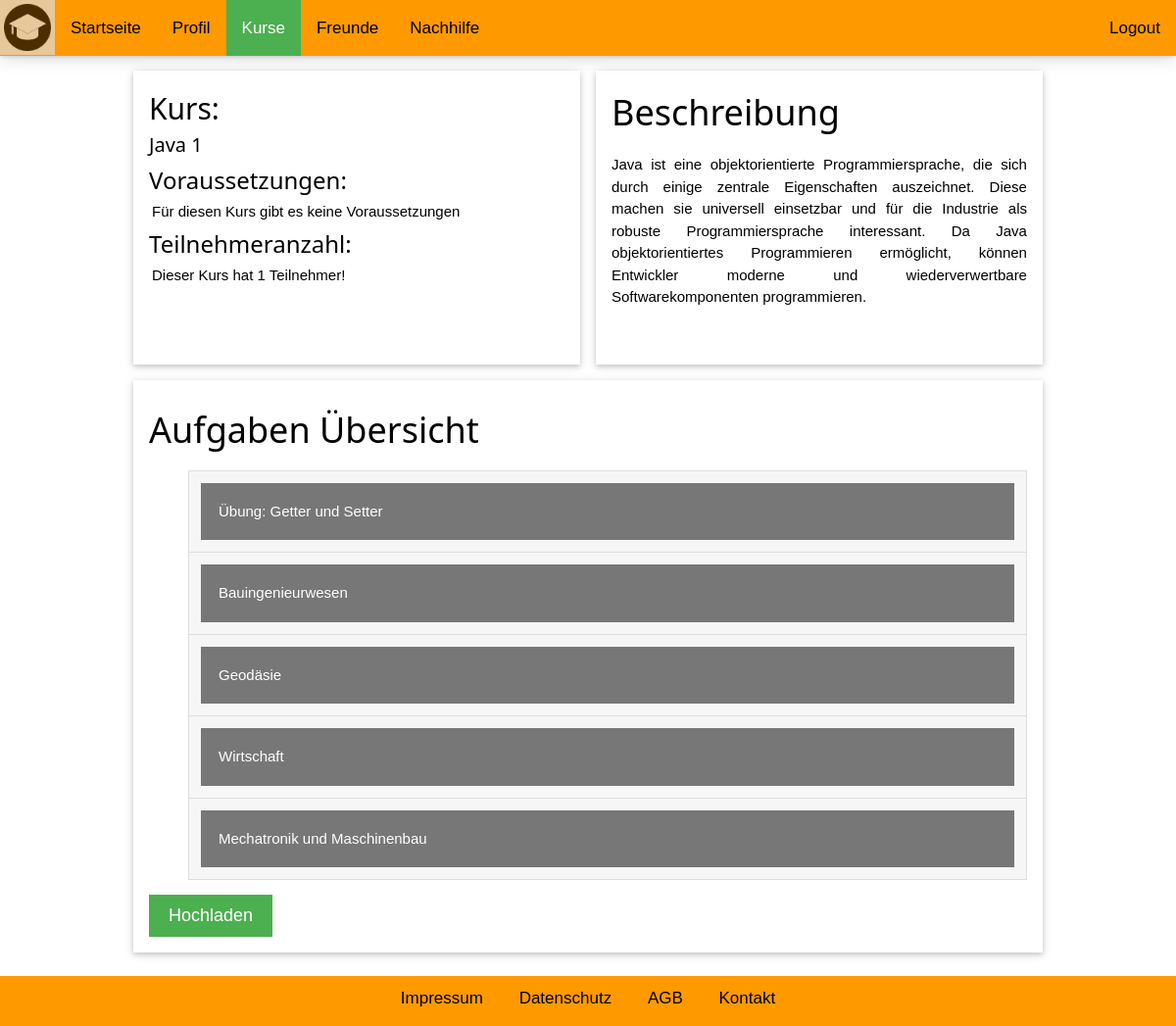
The app's page /Kursbeigetreten.php?kid=1 (signed in) with its own data.
### tables this page shows
CREATE TABLE `kurs` (
  `kursID` int(11) NOT NULL,
  `name` varchar(255) NOT NULL,
  `beschreibung` varchar(1024) NOT NULL,
  `voraussetzung` varchar(255) NOT NULL
);

### Kursbeigetreten.php (the view, shortened to what this page needs)
<!DOCTYPE html>
<html>
<head>
    <link rel="stylesheet" href="styler.css">
</head>
<body>
    <div class="topnav" id="myTopnav">
        <a href="Startseite.php" id="logo"><img src="symbole/logo.png" alt="John" style="width:48px"></a>
        <div class="topbartexte" id="topbartexte">
            <a href="Startseite.php">Startseite</a>
            <a href="Profil.php">Profil</a>
            <a class="active" href="KurseUebersicht.php">Kurse</a>
            <a href="FreundeUebersicht.php">Freunde</a>
            <a href="Nachhilfe.php">Nachhilfe</a>
            <div class="container" id="logoutbtn">
                <form method="POST">
                    <a href="logoutSeite.php">Logout</a>
                </form>
            </div>
        </div>
    </div>
    <p class="headerabstand"></p>
    <div class="footerContent">
        <a href="impressum.php">Impressum</a>
        <a href="datenschutz.php">Datenschutz</a>
        <a href="datenschutz.php">AGB</a>
        <a href="impressum.php">Kontakt</a>
    </div>
    <div id="KursBeigetreten">
        <?php
        $link = mysqli_connect("localhost", "root");
        $_userID = $_SESSION["userID"];
        $_kursID = $_GET["kid"];
        $_sql = "SELECT * FROM userkurse WHERE userID='$_userID' AND kursID='$_kursID'";
        $_res = mysqli_query($link, $_sql);
        $_anzahl = @mysqli_num_rows($_res);
        if ($_anzahl == 0) {
            header("Location: Kurs.php?kid=$_kursID");
		}
        else {
            $_sql2 = "SELECT * FROM kurs WHERE kursID='$_kursID'";
            $_res2 = mysqli_query($link, $_sql2);
            $_row = mysqli_fetch_assoc($_res2);
            $_titel = $_row["name"];
            $_beschreibung = $_row["beschreibung"];
            $_voraussetzung = $_row["voraussetzung"];
            $_sql3 = "SELECT COUNT(userID) AS teilnehmerzahl FROM userkurse WHERE kursID='$_kursID'";
            $_res3 = mysqli_query($link, $_sql3);
            $_row2 = mysqli_fetch_assoc($_res3);
            $_teilnehmerzahl = $_row2["teilnehmerzahl"];
            if($_teilnehmerzahl == 0){
                $_teilnehmerzahl = "Dieser Kurs hat noch keine Teilnehmer!";
            }
            else{
                $_teilnehmerzahl = "Dieser Kurs hat $_teilnehmerzahl Teilnehmer!";
            }
		}
        ?>
            <div class="w3-row-padding w3-margin-top">
                <div class="w3-half">
                    <div class="w3-card w3-container">
                        <div id="KursZusammenfassung">
                            <h2>Kurs:</h2>
                            <h4 id="KursTitel">
                                <?php echo "$_titel" ?>
                            </h4>
                            <h3>Voraussetzungen:</h3>
                            <p id="KursVoraussetzung">
                                <?php echo "$_voraussetzung" ?>
                            </p>
                            <h3>Teilnehmeranzahl:</h3>
                            <p id="KursTeilnehmeranzahl">
                                <?php echo "$_teilnehmerzahl" ?>
                            </p>
                        </div>
                    </div>
                </div>
                <div class="w3-half">
                    <div class="w3-card w3-container">
                        <h1>Beschreibung</h1>
                        <p id="KursBeschreibung">
                            <?php echo "$_beschreibung" ?>
                        </p>
                    </div>
                </div>
                <div class="w3-col">
                    <div class="w3-card w3-container w3-margin-top">
                        <div id="AlleKurseDiv">
                            <h1 id="AlleKurseUeberschrift">Aufgaben &Uumlbersicht</h1>
                            <ul class="AlleKurseListe">
                                <li>
                                    <button class="collapsible">&Uumlbung: Getter und Setter</button>
                                </li>
                                <li>
                                    <button class="collapsible">Bauingenieurwesen</button>
                                </li>
                                <li>
                                    <button class="collapsible">Geod&aumlsie</button>
                                </li>
                                <li>
                                    <button class="collapsible">Wirtschaft</button>
                                </li>
                                <li>
                                    <button class="collapsible">Mechatronik und Maschinenbau</button>
                                </li>
                            </ul>
                        </div>
                        <button onclick="document.getElementById('HochladModal').style.display='block'" class="uploadbutton">Hochladen</button>
                    </div>
                </div>
            </div>
    </div>
</body>
</html>

### styler.css (style rules this page uses)
html { box-sizing: border-box }
*, *:before, *:after { box-sizing: inherit }
html { -ms-text-size-adjust: 100%; -webkit-text-size-adjust: 100% }
body { margin: 0; }
a { background-color: transparent; -webkit-text-decoration-skip: objects }
img { border-style: none }
button, input, select, textarea { font: inherit; margin: 0 }
button, input { overflow: visible }
button, select { text-transform: none }
button, html [type=button], [type=reset], [type=submit] { -webkit-appearance: button }
html, body { font-family: Verdana, sans-serif; font-size: 15px; line-height: 1.5 }
html { overflow-x: hidden }
h1 { font-size: 36px }
h2 { font-size: 30px }
h3 { font-size: 24px }
h4 { font-size: 20px }
h1, h2, h3, h4, h5, h6 { font-family: "Segoe UI", Arial, sans-serif; font-weight: 400; margin: 0; }
img { vertical-align: middle }
a { color: inherit }
.w3-container:after, .w3-container:before, .w3-panel:after, .w3-panel:before, .w3-row:after, .w3-row:before, .w3-row-padding:after, .w3-row-padding:before, .w3-cell-row:before, .w3-cell-row:after, .w3-clear:after, .w3-clear:before, .w3-bar:before, .w3-bar:after { content: ""; display: table; clear: both; }
.w3-col, .w3-half, .w3-third, .w3-twothird, .w3-threequarter, .w3-quarter { display: table-cell; float: left; width: 100%; }
.w3-half { max-width: 710px; }
@media (min-width: 961px) { .w3-col.m6, .w3-half { width: 49.99999% } }
.w3-row-padding, .w3-row-padding > .w3-half, .w3-row-padding > .w3-third, .w3-row-padding > .w3-twothird, .w3-row-padding > .w3-threequarter, .w3-row-padding > .w3-quarter, .w3-row-padding > .w3-col { padding: 0 8px }
.w3-container, .w3-panel { padding: 16px }
.w3-card { height: 100%; min-height: 20em; max-width: 700px; }
.w3-col .w3-card { max-width: 1440px; }
.w3-card, .w3-card-2 { box-shadow: 0 2px 5px 0 rgba(0, 0, 0, 0.16), 0 2px 10px 0 rgba(0, 0, 0, 0.12) }
.w3-margin-top { margin-top: 16px !important }
.container { display: inline-block; cursor: pointer; float: right; }
.topnav { background-color: #ff9900; overflow: hidden; position: fixed; top: 0; width: 100%; z-index: 100000; box-shadow: 0 0 5px 0 rgba(0, 0, 0, 0.2), 0 0 20px 0 rgba(0, 0, 0, 0.19); }
.topnav a { float: left; color: #000000; text-align: center; padding: 15.5px 16px; text-decoration: none; font-size: 17px; }
.topnav a.active { background-color: #4CAF50; color: white; }
button { border: none; outline: 0; display: inline-block; padding: 8px; color: white; background-color: #000; text-align: center; cursor: pointer; width: 100%; font-size: 18px; }
a { text-decoration: none; font-size: 22px; color: black; }
* { box-sizing: border-box; }
#logo { margin: 0px; padding: 4px }
@media (min-width: 961px) { #topbartexte { display: inherit; } }
.headerabstand { font-size: 1px; padding-bottom: 55px; }
.footerContent { background-color: #ff9900; position: fixed; bottom: 0px; height: 3em; padding: 0.6em; text-align: center; width: 100%; font-size: 17px; }
.footerContent a { color: black; padding: 14px 16px; font-size: 17px; }

### Kursbeigetreten.php (style rules this page uses)
#KursBeigetreten { width: 960px; margin: 0 auto 5em auto; }
#KursZusammenfassung p { margin: 0.2em; }
#KursBeschreibung { text-align: justify; }
.AlleKurseListe li { border: 1px solid #ddd; margin-top: -1px; background-color: #f6f6f6; padding: 12px; text-decoration: none; font-size: 18px; color: black; display: block; }
#AlleKurseDiv { margin-top: 0.5em; }
.collapsible { background-color: #777; color: white; cursor: pointer; padding: 18px; width: 100%; border: none; text-align: left; outline: none; font-size: 15px; }
.active, .collapsible:hover { background-color: #555; }
#KursBeigetreten .w3-half .w3-card { height: 19em; }
.uploadbutton { background-color: #4CAF50; height: auto; width: 7em; }

### records on screen
kurs: name "Java 1", voraussetzung "Für diesen Kurs gibt es keine Voraussetzungen", beschreibung "Java ist eine objektorientierte Programmiersprache, die sich durch einige zentrale Eigenschaften auszeichnet. Diese machen sie universell einsetzbar und für die Industrie als robuste Programmiersprache interessant. Da Java objektorientiertes Programmieren ermöglicht, können Entwickler moderne und wiederverwertbare Softwarekomponenten programmieren."

### other values on screen
$_teilnehmerzahl "Dieser Kurs hat 1 Teilnehmer!"
